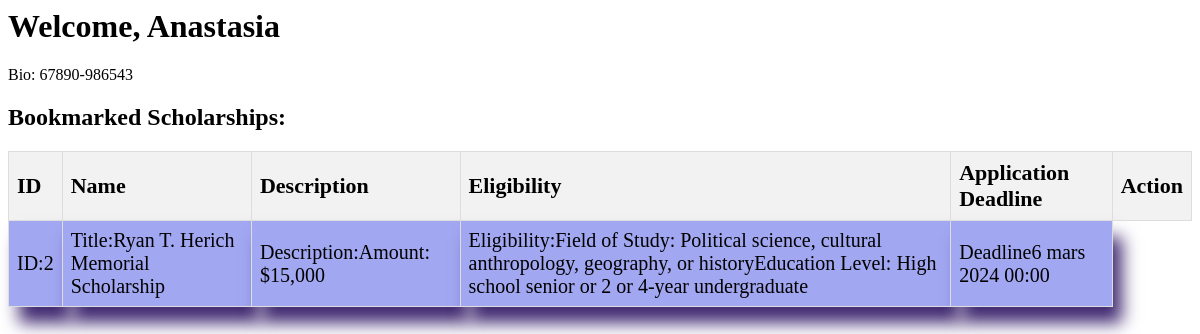
Screenshot of /bookmarks/ (signed in) with the database file from the repository.
### userprofile/models.py (models this page shows, shortened)
class UserProfile(models.Model):
    id= models.IntegerField(primary_key=True)
    user = models.OneToOneField(User, on_delete=models.CASCADE)
    date_of_birth = models.DateField(null=True)
    gender = models.CharField(max_length=10, choices=[('male', 'Male'), ('female', 'Female'), ('other', 'Other')])
    contact_email = models.EmailField(null=True)
    telephone_number = models.CharField(max_length=20,null=True)
    optional_contact_phone = models.CharField(max_length=20,null=True)
    current_school = models.CharField(max_length=255,null=True)
    field_of_study = models.CharField(max_length=255,null=True)
    current_grade_level = models.CharField(max_length=10,null=True)
    cumulative_gpa = models.DecimalField(max_digits=4, decimal_places=2,null=True)
    personal_statement = models.TextField(null=True)
    optional_essay = models.TextField(null=True)
    reference_name = models.CharField(max_length=255,null=True)
    reference_email = models.EmailField(null=True)
    custom_fields = JSONField(blank=True, null=True)

### scholarships/models.py (models this page shows)
class Bookmark(models.Model):
    userprofile = models.ForeignKey('userprofile.UserProfile', on_delete=models.CASCADE, related_name='bookmarks', null=True)
    scholarship = models.ForeignKey(Scholarships, on_delete=models.CASCADE, related_name='bookmarks', null=True)

class Scholarships(models.Model):
    name= models.CharField(max_length=255,blank=True, null=True)
    description= models.TextField(blank=True, null=True)
    eligibility_criteria= models.TextField(blank=True, null=True)
    scholarship_type= models.CharField(max_length=50, choices=[('merit', 'Merit-Based'), ('need', 'Need-Based')],blank=True, null=True)
    status= models.CharField(max_length=50, choices=[('open', 'Open'), ('closed', 'Closed'), ('ongoing', 'Ongoing')],blank=True, null=True)
    application_deadline = models.DateTimeField(blank=True, null=True)
    Contact_email=models.EmailField(blank=True, null=True)
    id= models.IntegerField(primary_key=True,null=False)
    created_at = models.DateTimeField(auto_now_add=True,null=True)
    country = CountryField(blank=True, null=True)

### scholarships/views.py (the view)
# urls.py: path('bookmarks/',views.bookmarks, name='bookmarks'),
@login_required
def bookmarks(request):
    user_profile = UserProfile.objects.get(user=request.user)
    bookmarked_scholarships = user_profile.bookmarks.all()
    return render(request, 'bookmark.html', {'user_profile': user_profile, 'bookmarked_scholarships': bookmarked_scholarships})

### scholarships/templates/bookmark.html (shortened to what this page needs)
<html>
<head>
</head>
<body>
    <h1>Welcome, {{ user_profile.user.username }}</h1>
    <p>Bio: {{ user_profile.telephone_number }}</p>
    <h2>Bookmarked Scholarships:</h2>
    <table id="scholarship-table">
        <thead>
          <tr>
            <th>ID</th>
            <th>Name</th>
            <th>Description</th>
            <th>Eligibility</th>
            <th>Application Deadline</th>
            <th>Action</th>
          </tr>
        </thead>
    <tbody>
        {% for bookmarks in bookmarked_scholarships %}
            <tr>
            <td>ID:{{ bookmarks.id }}</td>
            <td>Title:{{ bookmarks.scholarship.name }}</td>
            <td>Description:{{ bookmarks.scholarship.description }}</td>
            <td>Eligibility:{{ bookmarks.scholarship.eligibility_criteria }}</td>
            <td>Deadline{{ bookmarks.scholarship.application_deadline }}</td>
    </tr>
        {% endfor %}
    </tbody>
    </table>
</body>
</html>

### scholarships/templates/bookmark.html (style rules this page uses)
#scholarship-table { width: 100%; border-collapse: collapse; }
#scholarship-table th, #scholarship-table td { border: 1px solid #ddd; padding: 8px; }
#scholarship-table th { background-color: #f2f2f2; font-size: 22px; }
th { text-align: justify; }
td { background-color: rgb(162, 167, 241); box-shadow: 10px 16px 16px #422b72; font-size: 20px; padding: 15px; color: black; }

### rows the page displays
UserProfile: user.username "Anastasia", telephone_number "67890-986543"
Bookmark: id "2", scholarship.name "Ryan T. Herich Memorial Scholarship", scholarship.description "Amount: $15,000", scholarship.eligibility_criteria "Field of Study: Political science, cultural anthropology, geography, or historyEducation Level: High school senior or 2 or 4-year undergraduate", scholarship.application_deadline "6 mars 2024 00:00"
